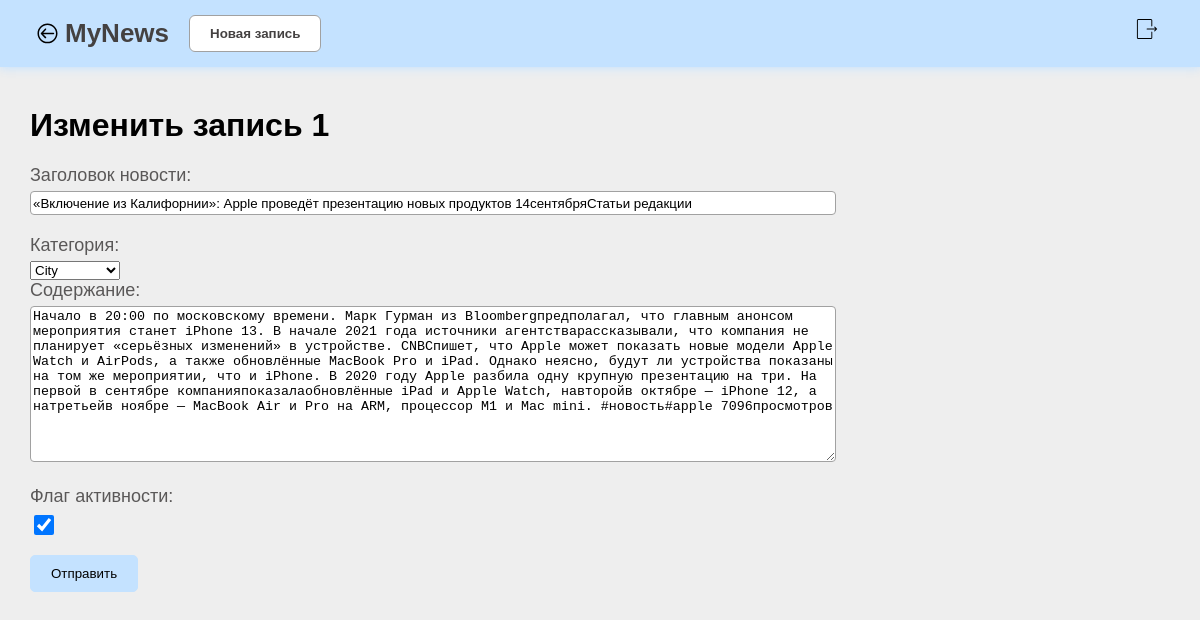
Page /news_detail/1/update (signed in) on the committed database.
### app_news/models.py (models this page shows, shortened)
class News(models.Model):
    title = models.CharField(max_length=100, verbose_name='Заголовок новости')
    author = models.ForeignKey('Profile', default=None, on_delete=models.CASCADE, verbose_name='Автор')
    category = models.ForeignKey('Category', default=None, on_delete=models.CASCADE, verbose_name='Категория')
    text = models.TextField(verbose_name='Содержание')
    date_created = models.DateTimeField(auto_now_add=True)
    date_updated = models.DateTimeField(auto_now=True)
    is_active = models.BooleanField(verbose_name='Флаг активности')
    views_count = models.BigIntegerField(default=0)

### app_news/views.py (the view, shortened to what this page needs)
# urls.py: path('news_detail/<int:profile_id>/update', UpdateNewsItemView.as_view(), name='update_news_item'),
class UpdateNewsItemView(View):
    def get(self, request, profile_id):
        if request.user.is_authenticated:
            news_item_id = News.objects.get(id=profile_id)
            news_item = CreateNewsItemForm(instance=news_item_id)
            return render(request, 'app_news/update_news_item.html', context={'news_item': news_item, 'profile_id': profile_id})
        else:
            return HttpResponseRedirect(reverse('login'))

### app_news/forms.py
class CreateNewsItemForm(forms.ModelForm):
    class Meta:
        model = News
        fields = ['title', 'category', 'text', 'is_active']

### app_news/models.py (called while the page is built)
    def __str__(self):
        return self.name

### app_news/templates/app_news/update_news_item.html (shortened to what this page needs)
<!DOCTYPE html>
{% load static %}
<html lang="en">
<head>
    <link rel="stylesheet" href="{% static 'css/fonts.css'%}" type="text/css">
    <link rel="stylesheet" href="{% static 'css/update_news_item/style.css'%}" type="text/css">
</head>
<body>
    <header class="header">
        <nav class="header__nav">
            <div class="nav-item header__nav-post">
                <a href="/news_detail/{{ profile_id }}" class="nav-item__logo">
                    MyNews
                </a>
                <button class="nav-item__postbutton">
                    <a href="/news_list/create">
                        Новая запись
                    </a>
                </button>
            </div>
            <div class="nav-item header__nav-login">
                {% if request.user.is_authenticated %}
                <button class="nav-item__login logout">
                    <a href="/logout" class="nav-item__login-link"></a>
                </button>
                {% else %}
                <button class="nav-item__login">
                    <a href="/login" class="nav-item__login-link"></a>
                </button>
                {% endif %}
            </div>
        </nav>
    </header>
    <main class="main">
        <h1 class="main__header">
            Изменить запись {{ profile_id }}
        </h1>
        <form method="POST" action="/news_detail/{{ profile_id }}/update">
            {% for field in news_item %}
            <div class="form__label">
                {{ field.label_tag }}
            </div>
            <div class="form__input">
                {{ field }}
            </div>
            {% endfor %}
            <button type="submit" class="form__submit-button">
                Отправить
            </button>
        </form>
    </main>
</body>
</html>

### app_news/static/css/update_news_item/style.css (style rules this page uses)
body { margin: 0; height: 100%; font-family: "Graphic", sans-serif; background-color: #eeeeee; }
a { text-decoration: none; color: rgb(68, 65, 65) }
button { margin: 0; padding: 0; border: 0; }
.header { background-color: rgb(196, 226, 255); box-shadow: 0 0 10px 1px rgba(196, 226, 255, 1); }
.header__nav { display: flex; justify-content: space-between; align-items: center; }
.header__nav-post { margin: 15px 0px 15px 35px; display: flex; align-items: center; }
.nav-item__logo { padding-left: 30px; background: url('../../img/news_detail/arrow_to_main.svg') no-repeat left 3px; font-family: "Graphic", sans-serif; font-size: 26px; font-weight: 600; }
.nav-item__postbutton { margin-left: 20px; padding: 10px 20px; font-weight: 600; border: 0.5px solid rgb(161, 161, 161); border-radius: 6px; background-color: white; }
.nav-item__login { margin-right: 35px; height: 30px; width: 30px; position: relative; background: url("../../img/news_list/to_login_logo.svg") no-repeat; background-size: 100%; }
.logout { background: url("../../img/news_list/to_logout_logo.svg") no-repeat; }
.nav-item__login-link { position: absolute; top: 0; left: 0; display: block; width: 100%; height: 100%; text-decoration: none; z-index: 1; }
.main { margin: 40px 0px 100px 30px }
.form__label { margin-bottom: 5px; color: rgb(90, 88, 88); font-size: 18px; }
input, textarea { margin-bottom: 20px; width: 800px; min-height: 20px; border: 1px solid rgb(161, 161, 161); border-radius: 4px; }
input[type=checkbox] { height: 20px; width: 20px; }
.form__submit-button { padding: 10px 20px; background-color: rgb(196, 226, 255); border: 1px solid rgba(196, 226, 255, 1); border-radius: 5px; font-weight: 500; }

### rows in the picture
News: news_item "«Включение из Калифорнии»: Apple проведёт презентацию новых продуктов 14сентябряСтатьи редакции" "City" "Начало в 20:00 по московскому времени. Марк Гурман из Bloombergпредполагал, что главным анонсом мероприятия станет iPhone 13. В начале 2021 года источники агентстварассказывали, что компания не планирует «серьёзных изменений» в устройстве. CNBCпишет, что Apple может показать новые модели Apple Watch и AirPods, а также обновлённые MacBook Pro и iPad. Однако неясно, будут ли устройства показаны на том же мероприятии, что и iPhone. В 2020 году Apple разбила одну крупную презентацию на три. На первой в сентябре компанияпоказалаобновлённые iPad и Apple Watch, навторойв октябре — iPhone 12, а натретьейв ноябре — MacBook Air и Pro на ARM, процессор M1 и Mac mini. #новость#apple 7096просмотров" "☑"

### other values in the picture
{{ profile_id }} "1"
{{ field.label_tag }} "Заголовок новости:" "Категория:" "Содержание:" "Флаг активности:"
